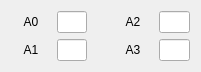
  <widget class="QWidget" name="gridLayoutWidget_6">
   <property name="geometry">
    <rect>
     <x>10</x>
     <y>600</y>
     <width>201</width>
     <height>31</height>
    </rect>
   </property>
   <layout class="QGridLayout" name="gridLayout_6">
    <item row="0" column="3">
     <widget class="QLabel" name="label_69">
      <property name="minimumSize">
       <size>
        <width>40</width>
        <height>0</height>
       </size>
      </property>
      <property name="text">
       <string>A2</string>
      </property>
      <property name="alignment">
       <set>Qt::AlignCenter</set>
      </property>
     </widget>
    </item>
    <item row="1" column="0">
     <widget class="QLabel" name="label_68">
      <property name="minimumSize">
       <size>
        <width>40</width>
        <height>0</height>
       </size>
      </property>
      <property name="text">
       <string>A1</string>
      </property>
      <property name="alignment">
       <set>Qt::AlignCenter</set>
      </property>
     </widget>
    </item>
    <item row="0" column="2">
     <spacer name="horizontalSpacer_3">
      <property name="orientation">
       <enum>Qt::Horizontal</enum>
      </property>
      <property name="sizeType">
       <enum>QSizePolicy::Fixed</enum>
      </property>
      <property name="sizeHint" stdset="0">
       <size>
        <width>20</width>
        <height>20</height>
       </size>
      </property>
     </spacer>
    </item>
    <item row="1" column="3">
     <widget class="QLabel" name="label_70">
      <property name="minimumSize">
       <size>
        <width>40</width>
        <height>0</height>
       </size>
      </property>
      <property name="text">
       <string>A3</string>
      </property>
      <property name="alignment">
       <set>Qt::AlignCenter</set>
      </property>
     </widget>
    </item>
    <item row="1" column="1">
     <widget class="QLineEdit" name="LE_A_IN_1"/>
    </item>
    <item row="0" column="0">
     <widget class="QLabel" name="label_67">
      <property name="minimumSize">
       <size>
        <width>40</width>
        <height>0</height>
       </size>
      </property>
      <property name="text">
       <string>A0</string>
      </property>
      <property name="alignment">
       <set>Qt::AlignCenter</set>
      </property>
     </widget>
    </item>
    <item row="0" column="1">
     <widget class="QLineEdit" name="LE_A_IN_0"/>
    </item>
    <item row="0" column="4">
     <widget class="QLineEdit" name="LE_A_IN_2"/>
    </item>
    <item row="1" column="4">
     <widget class="QLineEdit" name="LE_A_IN_3"/>
    </item>
   </layout>
  </widget>
